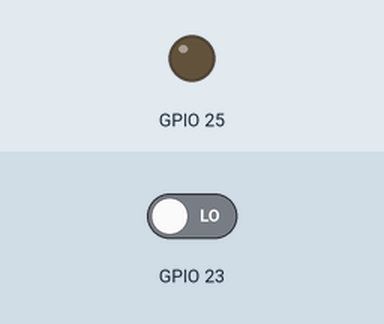
This sketch was run on a simulated ESP32. Parts: output pins drawn as LEDs (lit = HIGH). Inputs (shaded band) come from the test bench; at power-on: GPIO 23 LOW.

Above: at 1.2 s.
1.3 s: GPIO 23 driven HIGH
At 1.8 s:
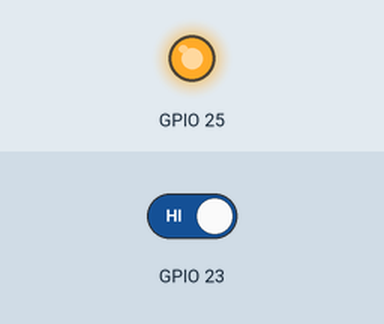
2.8 s: GPIO 23 driven LOW
At 4.1 s:
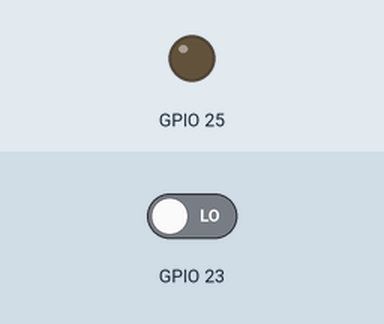
Timing chart, 0 to 5.8 s (numbered marks = the images above; inputs shaded):
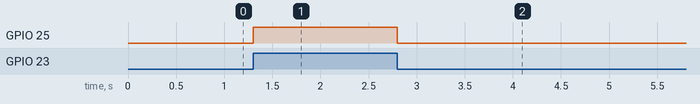

Measured:
- after the input at 1.3 s, GPIO 25: LOW → HIGH at once
- after the input at 2.8 s, GPIO 25: HIGH → LOW at once

The sketch:

4_7_button_input_pulldown.ino
```cpp
/*
Autore: Paolo Aliverti
Accendere un LED con un pulsante - res. pulldown interno
*/

void setup() {
  pinMode(23, INPUT_PULLDOWN);
  pinMode(25, OUTPUT);
}

void loop() {
  int v = digitalRead(23);
  digitalWrite(25, v);
}
```
